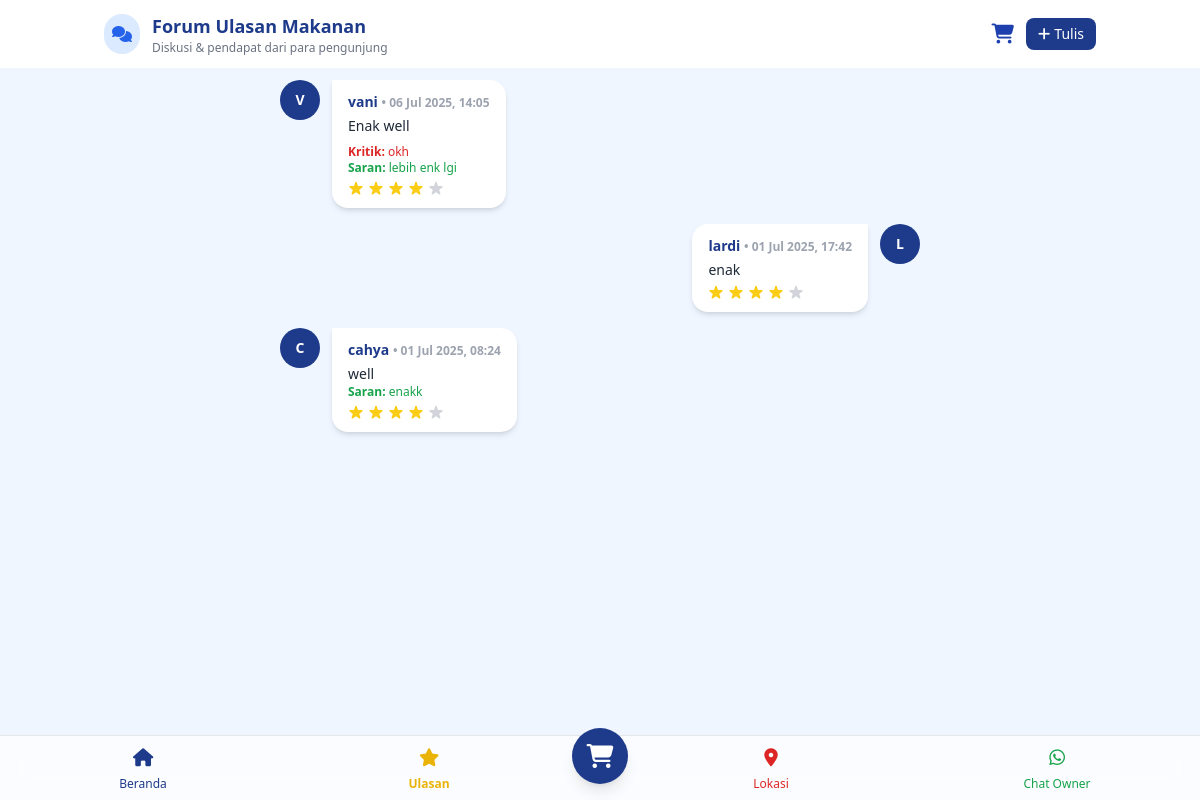
Before: /ulasan.php with the older database file.
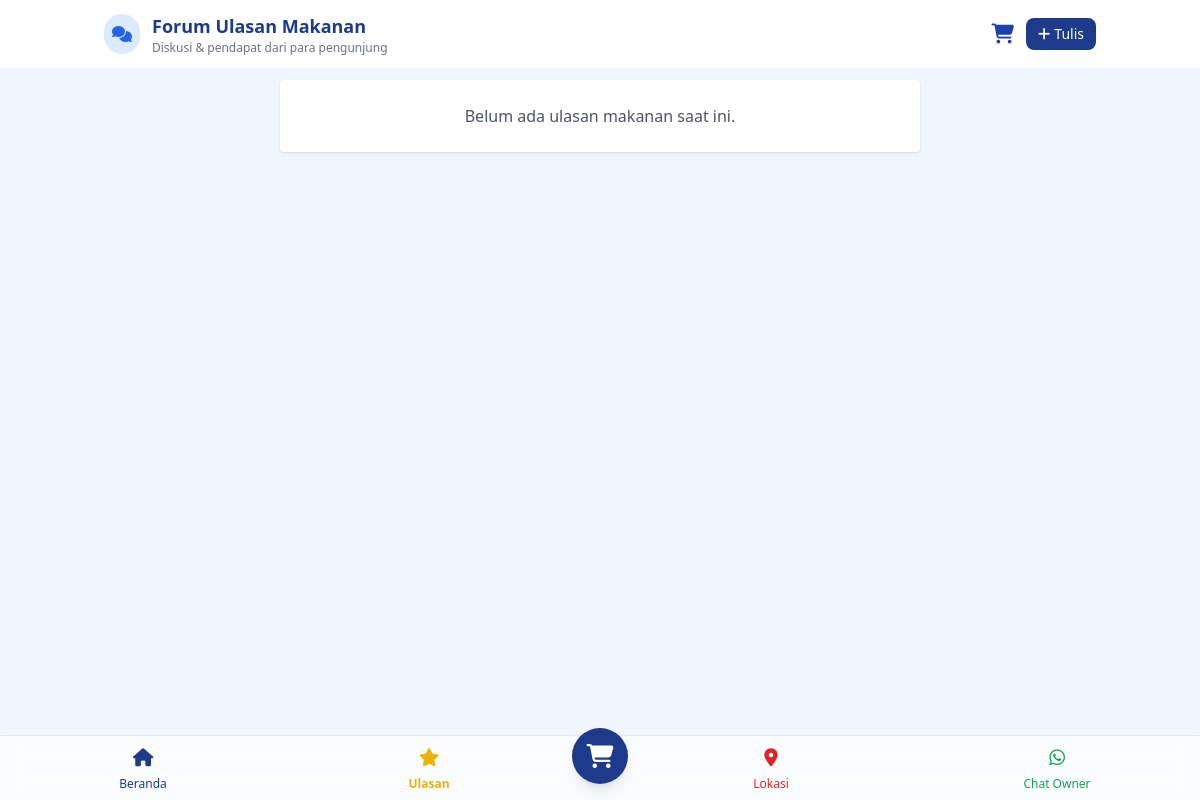
After: the same page with the newer database file.
### tables this page shows
CREATE TABLE `ulasan` (
  `id` int NOT NULL,
  `makanan_id` int NOT NULL,
  `nama_pengulas` varchar(100) NOT NULL,
  `ulasan` text NOT NULL,
  `kritik` text,
  `saran` text,
  `rating` tinyint NOT NULL,
  `tanggal` datetime NOT NULL DEFAULT CURRENT_TIMESTAMP
);

### ulasan.php (the view, shortened to what this page needs)
<?php
include 'config/app.php';
$query_ulasan = mysqli_query($db, "
    SELECT u.*, m.nama_makanan
    FROM ulasan u
    JOIN makanan m ON u.makanan_id = m.id
    ORDER BY u.tanggal DESC
");
?>
<!DOCTYPE html>
<html lang="id">
<head>
    <script src="https://cdn.tailwindcss.com"></script>
    <link rel="stylesheet" href="https://cdnjs.cloudflare.com/ajax/libs/font-awesome/6.5.0/css/all.min.css">
</head>
<body class="bg-blue-50 text-gray-800 min-h-screen" x-data="{ showModal: false }">
<nav x-data="{ atTop: true }"
    x-init="atTop = window.scrollY <= 0; window.addEventListener('scroll', () => { atTop = window.scrollY <= 0; });"
    :class="atTop ? 'bg-white shadow-none' : 'bg-white/90 shadow backdrop-blur-md'"
    class="fixed top-0 left-0 right-0 z-50 transition-all duration-300 ease-in-out">
    <div class="max-w-5xl mx-auto flex justify-between items-center px-4 py-3 text-blue-900">
        <div class="flex items-center gap-3">
            <div class="bg-blue-100 text-blue-600 p-2 rounded-full">
                <i class="fas fa-comments"></i>
            </div>
            <div>
                <h1 class="text-lg font-bold">Forum Ulasan Makanan</h1>
                <p class="text-xs text-gray-500">Diskusi & pendapat dari para pengunjung</p>
            </div>
        </div>
        <div class="flex items-center gap-3">
            <a href="keranjang.php" class="relative text-blue-800 hover:text-blue-900">
                <i class="fas fa-shopping-cart text-xl"></i>
            </a>
            <button @click="showModal = true"
                class="flex items-center gap-1 bg-blue-900 text-white px-3 py-1.5 rounded-lg transition text-sm">
                <i class="fas fa-plus"></i>
                <span class="hidden sm:inline">Tulis</span>
            </button>
        </div>
    </div>
</nav>
<div class="pt-20 max-w-2xl mx-auto px-4 py-8">
    <?php if (mysqli_num_rows($query_ulasan) === 0): ?>
        <div class="bg-white p-6 rounded shadow text-center text-gray-600">
            Belum ada ulasan makanan saat ini.
        </div>
    <?php else: ?>
        <div class="flex flex-col gap-4">
            <?php $i = 0; while ($ulasan = mysqli_fetch_assoc($query_ulasan)): $isRight = $i % 2 === 1; ?>
                <div class="flex <?= $isRight ? 'justify-end' : 'justify-start' ?>">
                    <div class="flex items-start gap-3 max-w-[90%] <?= $isRight ? 'flex-row-reverse' : '' ?>">
                        <div class="w-10 h-10 rounded-full bg-blue-900 text-white flex items-center justify-center font-bold text-sm shrink-0">
                            <?= strtoupper(substr($ulasan['nama_pengulas'], 0, 1)) ?>
                        </div>
                        <div class="bg-white px-4 py-3 rounded-2xl shadow-md <?= $isRight ? 'rounded-tr-none' : 'rounded-tl-none' ?>">
                            <div class="text-sm font-semibold text-blue-900 mb-1">
                                <?= htmlspecialchars($ulasan['nama_pengulas']) ?>
                                <span class="text-gray-400 text-xs"> • <?= date('d M Y, H:i', strtotime($ulasan['tanggal'])) ?></span>
                            </div>
                            <p class="text-sm"><?= nl2br(htmlspecialchars($ulasan['ulasan'])) ?></p>
                            <?php if (!empty($ulasan['kritik'])): ?>
                                <p class="text-xs text-red-600 mt-2"><strong>Kritik:</strong> <?= nl2br(htmlspecialchars($ulasan['kritik'])) ?></p>
                            <?php endif; ?>
                            <?php if (!empty($ulasan['saran'])): ?>
                                <p class="text-xs text-green-600"><strong>Saran:</strong> <?= nl2br(htmlspecialchars($ulasan['saran'])) ?></p>
                            <?php endif; ?>
                            <div class="flex gap-1 mt-1">
                                <?php for ($j = 1; $j <= 5; $j++): ?>
                                    <svg class="w-4 h-4 <?= $j <= $ulasan['rating'] ? 'text-yellow-400' : 'text-gray-300' ?>" fill="currentColor" viewBox="0 0 20 20">
                                        <path d="M9.049 2.927c.3-.921 1.603-.921 1.902 0l1.286 3.975a1 1 0 00.95.69h4.18c.969 0 1.371 1.24.588 1.81l-3.388 2.463a1 1 0 00-.364 1.118l1.286 3.975c.3.921-.755 1.688-1.54 1.118l-3.388-2.463a1 1 0 00-1.176 0l-3.388 2.463c-.784.57-1.838-.197-1.539-1.118l1.286-3.975a1 1 0 00-.364-1.118L2.05 9.402c-.783-.57-.38-1.81.588-1.81h4.18a1 1 0 00.95-.69l1.286-3.975z" />
                                    </svg>
                                <?php endfor; ?>
                            </div>
                        </div>
                    </div>
                </div>
            <?php $i++; endwhile; ?>
        </div>
    <?php endif; ?>
</div>
<?php include 'layout/nav-bottom.php'; ?>
</body>
</html>

### layout/nav-bottom.php (shortened to what this page needs)
<nav class="fixed bottom-0 inset-x-0 bg-white bg-opacity-70 backdrop-blur-md border-t shadow-md z-50">
    <div class="flex justify-between items-center text-sm text-gray-500">
        <a href="index.php" class="flex flex-col items-center justify-center w-full py-2 text-blue-900 <?= basename($_SERVER['PHP_SELF']) == 'index.php' ? 'text-blue-600 font-semibold' : '' ?>">
            <i class="fas fa-home text-lg mb-1"></i>
            <span class="text-xs">Beranda</span>
        </a>
        <a href="ulasan.php" class="flex flex-col items-center justify-center w-full py-2 <?= basename($_SERVER['PHP_SELF']) == 'ulasan.php' ? 'text-yellow-500 font-semibold' : 'text-yellow-500' ?>">
            <i class="fas fa-star text-yellow-500 text-lg mb-1"></i>
            <span class="text-xs">Ulasan</span>
        </a>
        <a href="keranjang.php" class="relative -mt-6">
            <div class="w-14 h-14 bg-blue-900 text-white rounded-full flex items-center justify-center shadow-lg  ">
                <i class="fas fa-shopping-cart text-2xl"></i>
            </div>
        </a>
        <a href="lokasi.php" class="flex flex-col items-center justify-center w-full py-2 <?= basename($_SERVER['PHP_SELF']) == 'lokasi.php' ? 'text-red-600  font-semibold' : 'text-red-600' ?>">
            <i class="fas fa-map-marker-alt text-lg mb-1"></i>
            <span class="text-xs">Lokasi</span>
        </a>
        <a href="https://wa.me/6281217415421" target="_blank" class="flex flex-col items-center justify-center w-full py-2 text-green-600">
            <i class="fab fa-whatsapp text-lg mb-1"></i>
            <span class="text-xs">Chat Owner</span>
        </a>
    </div>
</nav>

Changed rows visible on the page:
removed ulasan: nama_pengulas "V", nama_pengulas "vani", tanggal "06 Jul 2025, 14:05", ulasan "Enak well", kritik "okh", saran "lebih enk lgi", rating 4 (drawn)
removed ulasan: nama_pengulas "L", nama_pengulas "lardi", tanggal "01 Jul 2025, 17:42", ulasan "enak", rating 4 (drawn)
removed ulasan: nama_pengulas "C", nama_pengulas "cahya", tanggal "01 Jul 2025, 08:24", ulasan "well", saran "enakk", rating 4 (drawn)
Other visible differences:
text now shown: "Belum ada ulasan makanan saat ini."
